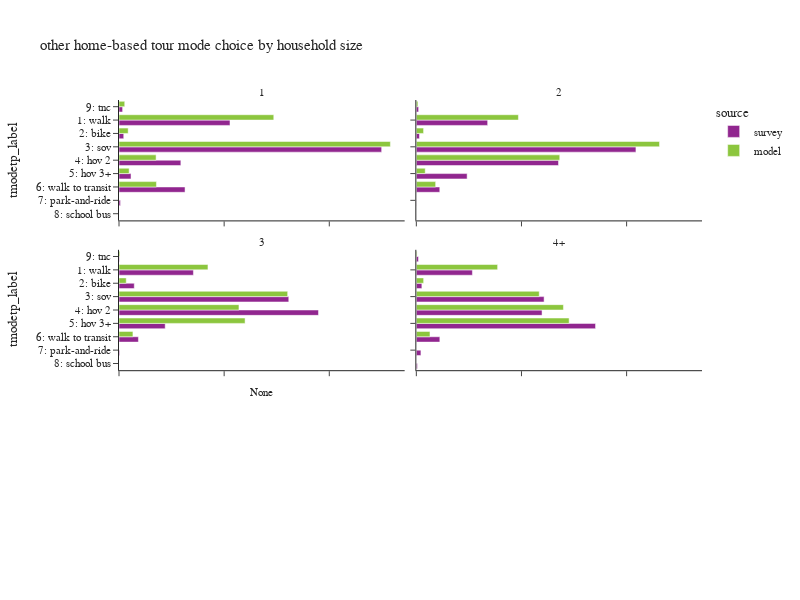

The notebook cell saved with this chart:
### Code cell
plot_mode_choice(hb_tour,"hhsize_4+",
                 {"hhsize_4+":["1","2","3","4+"],
                  "tmodetp_label":["1: walk","2: bike","3: sov","4: hov 2","5: hov 3+","6: walk to transit",
                                   "7: park-and-ride","8: school bus","9: other–survey only"]},
                 "household size",2,600)

### Figure 1 — Plotly figure (JSON) as saved in the notebook; plotly's stock layout.template omitted (floating-point values rounded to 4 significant figures)
{"data": [{"alignmentgroup": "True", "customdata": [[10], [386], [40], [486], [84], [28], [128], [4], [11]], "hovertemplate": "source=survey<br>hhsize_4+=1<br>percentage=%{x}<br>tmodetp_label=%{y}<br>sample_count=%{customdata[0]}<extra></extra>", "legendgroup": "survey", "marker": {"color": "#91268F", "pattern": {"shape": ""}}, "name": "survey", "offsetgroup": "survey", "orientation": "h", "showlegend": true, "textposition": "auto", "type": "bar", "x": [0.004446, 0.2111, 0.009012, 0.4996, 0.1177, 0.02285, 0.1256, 0.002843, 0.00687], "xaxis": "x5", "y": [null, "1: walk", "2: bike", "3: sov", "4: hov 2", "5: hov 3+", "6: walk to transit", "7: park-and-ride", "9: tnc"], "yaxis": "y5"}, {"alignmentgroup": "True", "customdata": [[7], [405], [39], [601], [504], [116], [53], [4], [1], [9]], "hovertemplate": "source=survey<br>hhsize_4+=2<br>percentage=%{x}<br>tmodetp_label=%{y}<br>sample_count=%{customdata[0]}<extra></extra>", "legendgroup": "survey", "marker": {"color": "#91268F", "pattern": {"shape": ""}}, "name": "survey", "offsetgroup": "survey", "orientation": "h", "showlegend": false, "textposition": "auto", "type": "bar", "x": [0.02443, 0.1357, 0.005922, 0.4177, 0.2704, 0.0966, 0.04461, 0.0002474, 4.06e-05, 0.004363], "xaxis": "x6", "y": [null, "1: walk", "2: bike", "3: sov", "4: hov 2", "5: hov 3+", "6: walk to transit", "7: park-and-ride", "8: school bus", "9: tnc"], "yaxis": "y6"}, {"alignmentgroup": "True", "customdata": [[1], [89], [19], [160], [152], [90], [10], [4], [2]], "hovertemplate": "source=survey<br>hhsize_4+=3<br>percentage=%{x}<br>tmodetp_label=%{y}<br>sample_count=%{customdata[0]}<extra></extra>", "legendgroup": "survey", "marker": {"color": "#91268F", "pattern": {"shape": ""}}, "name": "survey", "offsetgroup": "survey", "orientation": "h", "showlegend": false, "textposition": "auto", "type": "bar", "x": [0.0002072, 0.1416, 0.02905, 0.3229, 0.3794, 0.08787, 0.03693, 0.001255, 0.0007843], "xaxis": "x3", "y": [null, "1: walk", "2: bike", "3: sov", "4: hov 2", "5: hov 3+", "6: walk to transit", "7: park-and-ride", "9: tnc"], "yaxis": "y3"}, {"alignmentgroup": "True", "customdata": [[1], [84], [10], [149], [132], [321], [15], [4], [4], [2]], "hovertemplate": "source=survey<br>hhsize_4+=4+<br>percentage=%{x}<br>tmodetp_label=%{y}<br>sample_count=%{customdata[0]}<extra></extra>", "legendgroup": "survey", "marker": {"color": "#91268F", "pattern": {"shape": ""}}, "name": "survey", "offsetgroup": "survey", "orientation": "h", "showlegend": false, "textposition": "auto", "type": "bar", "x": [0.0002362, 0.1067, 0.01055, 0.243, 0.2391, 0.3409, 0.04472, 0.008731, 0.002013, 0.00406], "xaxis": "x4", "y": [null, "1: walk", "2: bike", "3: sov", "4: hov 2", "5: hov 3+", "6: walk to transit", "7: park-and-ride", "8: school bus", "9: tnc"], "yaxis": "y4"}, {"alignmentgroup": "True", "customdata": [[16], [131076], [7758], [229841], [31409], [8579], [31714], [4856]], "hovertemplate": "source=model<br>hhsize_4+=1<br>percentage=%{x}<br>tmodetp_label=%{y}<br>sample_count=%{customdata[0]}<extra></extra>", "legendgroup": "model", "marker": {"color": "#8CC63E", "pattern": {"shape": ""}}, "name": "model", "offsetgroup": "model", "orientation": "h", "showlegend": true, "textposition": "auto", "type": "bar", "x": [3.593e-05, 0.2944, 0.01742, 0.5162, 0.07054, 0.01927, 0.07123, 0.01091], "xaxis": "x5", "y": [null, "1: walk", "2: bike", "3: sov", "4: hov 2", "5: hov 3+", "6: walk to transit", "9: tnc"], "yaxis": "y5"}, {"alignmentgroup": "True", "customdata": [[17], [172355], [12224], [410628], [242182], [15009], [32620], [2637]], "hovertemplate": "source=model<br>hhsize_4+=2<br>percentage=%{x}<br>tmodetp_label=%{y}<br>sample_count=%{customdata[0]}<extra></extra>", "legendgroup": "model", "marker": {"color": "#8CC63E", "pattern": {"shape": ""}}, "name": "model", "offsetgroup": "model", "orientation": "h", "showlegend": false, "textposition": "auto", "type": "bar", "x": [1.915e-05, 0.1942, 0.01377, 0.4626, 0.2728, 0.01691, 0.03675, 0.002971], "xaxis": "x6", "y": [null, "1: walk", "2: bike", "3: sov", "4: hov 2", "5: hov 3+", "6: walk to transit", "9: tnc"], "yaxis": "y6"}, {"alignmentgroup": "True", "customdata": [[12], [87565], [7114], [166031], [118081], [124103], [13715], [872]], "hovertemplate": "source=model<br>hhsize_4+=3<br>percentage=%{x}<br>tmodetp_label=%{y}<br>sample_count=%{customdata[0]}<extra></extra>", "legendgroup": "model", "marker": {"color": "#8CC63E", "pattern": {"shape": ""}}, "name": "model", "offsetgroup": "model", "orientation": "h", "showlegend": false, "textposition": "auto", "type": "bar", "x": [2.319e-05, 0.1692, 0.01375, 0.3208, 0.2282, 0.2398, 0.0265, 0.001685], "xaxis": "x3", "y": [null, "1: walk", "2: bike", "3: sov", "4: hov 2", "5: hov 3+", "6: walk to transit", "9: tnc"], "yaxis": "y3"}, {"alignmentgroup": "True", "customdata": [[35], [155675], [13974], [235375], [281731], [292612], [26132], [1387]], "hovertemplate": "source=model<br>hhsize_4+=4+<br>percentage=%{x}<br>tmodetp_label=%{y}<br>sample_count=%{customdata[0]}<extra></extra>", "legendgroup": "model", "marker": {"color": "#8CC63E", "pattern": {"shape": ""}}, "name": "model", "offsetgroup": "model", "orientation": "h", "showlegend": false, "textposition": "auto", "type": "bar", "x": [3.476e-05, 0.1546, 0.01388, 0.2338, 0.2798, 0.2906, 0.02595, 0.001377], "xaxis": "x4", "y": [null, "1: walk", "2: bike", "3: sov", "4: hov 2", "5: hov 3+", "6: walk to transit", "9: tnc"], "yaxis": "y4"}], "layout": {"annotations": [{"font": {}, "showarrow": false, "text": "None", "x": 0.245, "xanchor": "center", "xref": "paper", "y": 0.2867, "yanchor": "bottom", "yref": "paper"}, {"font": {}, "showarrow": false, "text": "3", "x": 0.245, "xanchor": "center", "xref": "paper", "y": 0.6433, "yanchor": "bottom", "yref": "paper"}, {"font": {}, "showarrow": false, "text": "4+", "x": 0.755, "xanchor": "center", "xref": "paper", "y": 0.6433, "yanchor": "bottom", "yref": "paper"}, {"font": {}, "showarrow": false, "text": "1", "x": 0.245, "xanchor": "center", "xref": "paper", "y": 1.0, "yanchor": "bottom", "yref": "paper"}, {"font": {}, "showarrow": false, "text": "2", "x": 0.755, "xanchor": "center", "xref": "paper", "y": 1.0, "yanchor": "bottom", "yref": "paper"}], "barmode": "group", "height": 600, "legend": {"title": {"text": "source"}, "tracegroupgap": 0}, "title": {"text": "other home-based tour mode choice by household size"}, "width": 800, "xaxis": {"anchor": "y", "domain": [0, 0.49], "tickformat": ".1%", "title": {"text": "percentage"}}, "xaxis2": {"anchor": "y2", "domain": [0.51, 1], "matches": "x", "tickformat": ".1%", "title": {"text": "percentage"}}, "xaxis3": {"anchor": "y3", "domain": [0, 0.49], "matches": "x", "showticklabels": false, "tickformat": ".1%"}, "xaxis4": {"anchor": "y4", "domain": [0.51, 1], "matches": "x", "showticklabels": false, "tickformat": ".1%"}, "xaxis5": {"anchor": "y5", "domain": [0, 0.49], "matches": "x", "showticklabels": false, "tickformat": ".1%"}, "xaxis6": {"anchor": "y6", "domain": [0.51, 1], "matches": "x", "showticklabels": false, "tickformat": ".1%"}, "yaxis": {"anchor": "x", "categoryarray": ["9: other–survey only", "8: school bus", "7: park-and-ride", "6: walk to transit", "5: hov 3+", "4: hov 2", "3: sov", "2: bike", "1: walk"], "categoryorder": "array", "domain": [0, 0.2867], "title": {"text": "tmodetp_label"}}, "yaxis2": {"anchor": "x2", "domain": [0, 0.2867], "matches": "y", "showticklabels": false}, "yaxis3": {"anchor": "x3", "categoryarray": ["9: other–survey only", "8: school bus", "7: park-and-ride", "6: walk to transit", "5: hov 3+", "4: hov 2", "3: sov", "2: bike", "1: walk"], "categoryorder": "array", "domain": [0.3567, 0.6433], "matches": "y", "title": {"text": "tmodetp_label"}}, "yaxis4": {"anchor": "x4", "domain": [0.3567, 0.6433], "matches": "y", "showticklabels": false}, "yaxis5": {"anchor": "x5", "categoryarray": ["9: other–survey only", "8: school bus", "7: park-and-ride", "6: walk to transit", "5: hov 3+", "4: hov 2", "3: sov", "2: bike", "1: walk"], "categoryorder": "array", "domain": [0.7133, 1.0], "matches": "y", "title": {"text": "tmodetp_label"}}, "yaxis6": {"anchor": "x6", "domain": [0.7133, 1.0], "matches": "y", "showticklabels": false}}}
